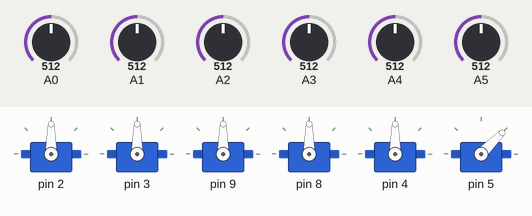
This sketch was run on a simulated Arduino Uno, built with avr-gcc and run on an emulated ATmega328P. Parts: 6 × servo. The test bench sets the inputs (shaded band); at power-on: A0 = 512, A1 = 512, A2 = 512, A3 = 512, A4 = 512, A5 = 512.

Above: at 1.2 s.
1.3 s: A0 set to 426
2.8 s: A0 set to 403
At 3.4 s:
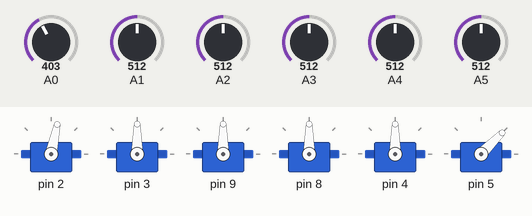
At 4.37 s:
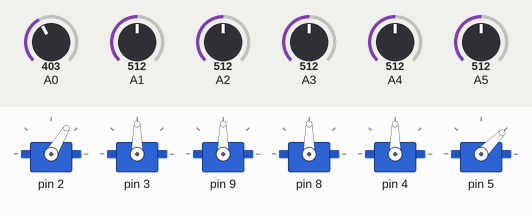
5.8 s: A1 set to 427
8.8 s: A1 set to 401
At 8.99 s:
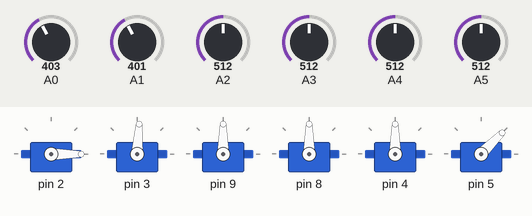
11.8 s: A2 set to 424
14.8 s: A2 set to 393
At 14.99 s:
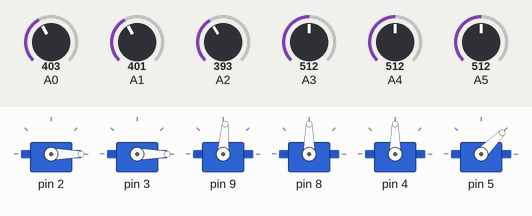
Timing chart, 0 to 18.8 s (numbered marks = the images above; inputs shaded):
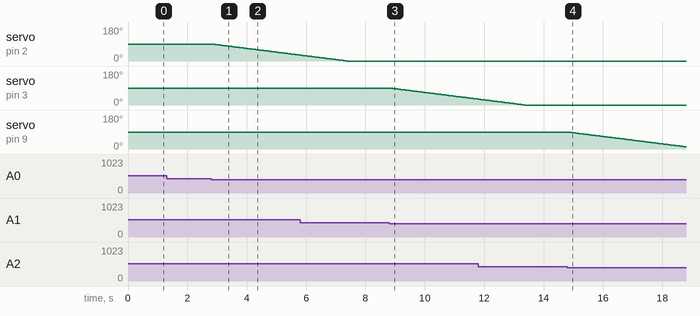

The sketch:

04_basic_joystick_control.ino
```cpp
// ============================================================================
//  [04] 기본 조이스틱 제어 — 로봇팔을 조이스틱으로 움직이기 (표준 코드)
// ----------------------------------------------------------------------------
//   · 1차시: 이 코드를 올려 조이스틱으로 로봇팔을 조작한다(워밍업 게임).
//   · 2차시: 이 코드를 '해석'하고(코드 해석표), 값을 바꿔 실험한다(코드 탐정).
//
//   [코드 해석표에서 찾을 값]
//     - 서보모터 개수      → SERVOS
//     - 서보 핀 번호        → PIN[0]~PIN[5]
//     - 조이스틱 입력 핀    → ANA[0]~ANA[5]
//     - 초기 각도값        → INITANGLE[ ]
//     - 최소/최대 각도      → MIN[ ] / MAX[ ]
//     - 조이스틱 기준값     → 612 / 412  (loop 안)
// ============================================================================

#include <Servo.h>

const int SERVOS = 6;                 // 서보(관절) 개수
int PIN[SERVOS], MIN[SERVOS], MAX[SERVOS], INITANGLE[SERVOS], ANA[SERVOS];
int currentAngle[SERVOS], value[SERVOS];
Servo myservo[SERVOS];

void setup() {
  // 서보별 설정:  핀 / 최소각 / 최대각 / 초기각 / 조이스틱(아날로그) 번호
  PIN[0] = 2;  MIN[0] = 0;  MAX[0] = 180;  INITANGLE[0] = 90;  ANA[0] = 0;  // 1번
  PIN[1] = 3;  MIN[1] = 0;  MAX[1] = 180;  INITANGLE[1] = 90;  ANA[1] = 1;  // 2번
  PIN[2] = 9;  MIN[2] = 0;  MAX[2] = 180;  INITANGLE[2] = 90;  ANA[2] = 2;  // 3번
  PIN[3] = 8;  MIN[3] = 0;  MAX[3] = 180;  INITANGLE[3] = 90;  ANA[3] = 3;  // 4번
  PIN[4] = 4;  MIN[4] = 0;  MAX[4] = 180;  INITANGLE[4] = 90;  ANA[4] = 4;  // 5번
  PIN[5] = 5;  MIN[5] = 0;  MAX[5] = 90;   INITANGLE[5] = 45;  ANA[5] = 5;  // 6번(그리퍼)

  // 서보 6개를 핀에 연결하고 초기 각도로 보낸다
  for (int i = 0; i < SERVOS; i++) {
    myservo[i].attach(PIN[i]);
    myservo[i].write(INITANGLE[i]);
    currentAngle[i] = INITANGLE[i];
  }
}

void loop() {
  delay(50);   // 로봇팔 속도 조절 (숫자가 작을수록 빠름)  ← 2차시 코드 탐정 실험 대상

  for (int i = 0; i < SERVOS; i++) {
    value[i] = analogRead(ANA[i]);          // 조이스틱 값 읽기 (0~1023)
    currentAngle[i] = myservo[i].read();    // 현재 각도

    if (value[i] > 612) {                    // 한쪽으로 밀면 → 각도 +1
      if (currentAngle[i] < MAX[i]) currentAngle[i]++;
      myservo[i].write(currentAngle[i]);
    }
    else if (value[i] < 412) {               // 반대로 밀면 → 각도 -1
      if (currentAngle[i] > MIN[i]) currentAngle[i]--;
      myservo[i].write(currentAngle[i]);
    }
    // 412~612 사이(가운데)는 멈춤 — 조이스틱 중립 구간(데드존)
  }
}
```

Measured:
- the behaviour switches between 412 and 411 on A0 (found by bisection; images 0 and 1)
- the behaviour switches between 412 and 411 on A1 (found by bisection; images 2 and 3)
- the behaviour switches between 412 and 411 on A2 (found by bisection; images 3 and 4)
- after the input at 1.3 s, every drawn part: stays the same
- after the input at 2.8 s, servo on pin 2: moves from 90° to 31° over 2.9 s, starting at once
- after the input at 8.8 s, servo on pin 3: moves from 90° to 31° over 2.9 s, starting at once
- after the input at 14.8 s, servo on pin 9: moves from 90° to 12° over 3.9 s, starting at once
